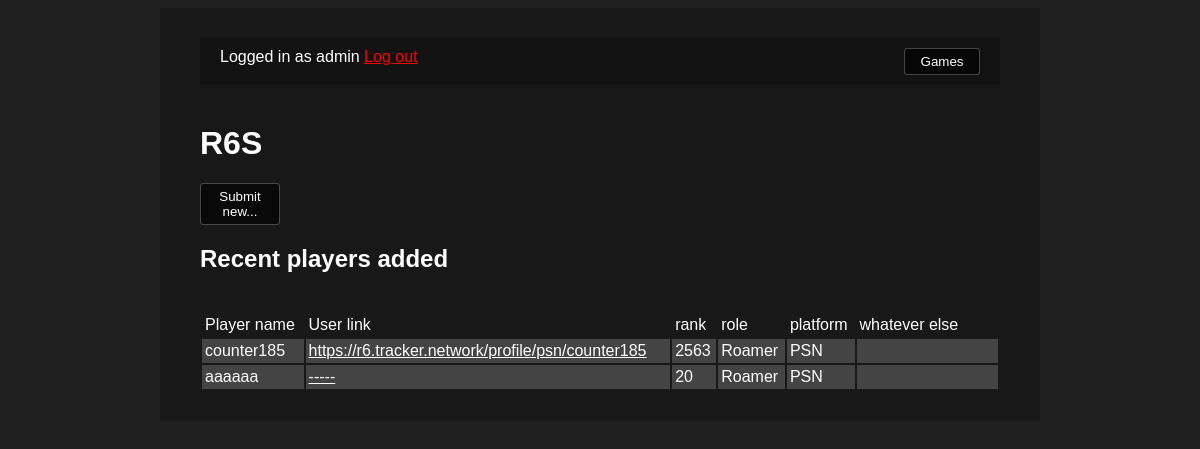
Screenshot of /game/1/ (signed in) with the database file from the repository.
### webapp_akari/models.py (models this page shows)
class UserSubmission(models.Model):
    game = models.ForeignKey(GameEntry, on_delete=models.CASCADE)
    playername = models.CharField(max_length=100)
    playerurl = models.CharField(max_length=150)
    data1 = models.IntegerField(default=0)
    data2 = models.IntegerField(default=0)
    data3 = models.IntegerField(default=0)
    data4 = models.IntegerField(default=0)
    submissiondate = models.DateTimeField(default="2000-06-06")
    def __str__(self):
        return f"[{self.submissiondate}] Game: {self.game.name}, Player name: {self.playername}, Player URL: {self.playerurl}, {self.data1}|{self.data2}|{self.data3}|{self.data4}"

### webapp_akari/views.py (the view)
# urls.py: path("game/<int:game_id>/", views.game_detail, name="game_detail"),
def game_detail(request, game_id):
    try:
        game = json.loads(GameEntry.objects.filter(id=game_id).first().dataConfigJson)
        gameUserSubmissions = UserSubmission.objects.filter(game=game_id)
        dataFields = {x:{y:game[x][y] for y in game[x]} for x in game if x.startswith("data")}
        print(dataFields)
        print(gameUserSubmissions)
        return render(request, "teamfinder/gamedetails.html", {
            "recentusers": gameUserSubmissions,
            "jsonConf": game,
            "game": {
                "name": game["name"],
                "hasUserLink": game["hasPlayerURL"],
                "nDataFields": game["nDataFields"],
                "dataFields": dataFields,
            }
        })
    except RuntimeError:
        return render(request, "teamfinder/errorpage.html", {})

### webapp_akari/template_filters.py (called while the page is built)
@register.filter
def get_item(dictionary, key):
    return dictionary.get(key)

def conv_data_enum(datastring, datafield, jsonconf):
    datastring = str(datastring)
    if 'enumFields' in jsonconf[datafield]:
        return jsonconf[datafield]['enumFields'][datastring] if datastring in jsonconf[datafield]['enumFields'] else f"--INVALID ENUM: {datastring} {len(datastring)}"
    return datastring

@register.filter
def enum_data1_string(datastring, jsonconf):
    return conv_data_enum(datastring, 'data1', jsonconf)

@register.filter
def enum_data2_string(datastring, jsonconf):
    return conv_data_enum(datastring, 'data2', jsonconf)

@register.filter
def enum_data3_string(datastring, jsonconf):
    return conv_data_enum(datastring, 'data3', jsonconf)

### webapp_akari/templates/teamfinder/gamedetails.html (shortened to what this page needs)
<!DOCTYPE html>
<html>
    <head>
        {% load static %}
        {% load template_filters %}
        <link rel="stylesheet" href="{% static 'teamfinder/style.css' %}">
    </head>
    <body>
        <div class="mainPage">
            {% include "teamfinder/panel_navbar.html" %}
            <h1>{{game.name}}</h1>
            <button class="buttonmainstyle" onclick="location.href='submit';">Submit new...</button>
            <h2>Recent players added</h2>
            <br>
            <div>
                <table class="gamestats">
                    <tr>
                        <td style="background-color: transparent;">
                            Player name
                        </td>
                        {% if game.hasUserLink %}
                        <td style="background-color: transparent;">
                            User link
                        </td>
                        {% endif %}
                        {% for x in game.dataFields %}
                        <td style="background-color: transparent;">
                            {{game.dataFields|get_item:x|get_item:'dataName'}}
                        </td>
                        {% endfor %}
                        <td style="background-color: transparent;">
                            whatever else
                        </td>
                    </tr>
                    {% for x in recentusers %}
                        <tr>
                            <td>
                                {{x.playername}}
                            </td>
                            {% if game.hasUserLink %}
                            <td>
                                <a href="{{x.playerurl}}">{{x.playerurl}}</a>
                            </td>
                            {% endif %}
                            {% if game.nDataFields >= 1 %}
                            <td>
                                {{x.data1|enum_data1_string:jsonConf}}
                            </td>
                            {% endif %}
                            {% if game.nDataFields >= 2 %}
                            <td>
                                {{x.data2|enum_data2_string:jsonConf}}
                            </td>
                            {% endif %}
                            {% if game.nDataFields >= 3 %}
                            <td>
                                {{x.data3|enum_data3_string:jsonConf}}
                            </td>
                            {% endif %}
                            <td class="playercount">
                            </td>
                        </tr>
                    {% endfor %}
                </table>
            </div>
        </div>
    </body>
</html>

### webapp_akari/templates/teamfinder/panel_navbar.html
<div class="navBar">
    {% block content %}
    {% if user.is_authenticated %}
    Logged in as {{ user.username }}
    <a href="{% url 'app_logout' %}">Log out</a>
    {% else %}
    Not logged in.
    <a href="{% url 'login' %}">Log in</a>
    {% endif %}
    {% endblock %}
    <button class="navbarbutton buttonmainstyle" onclick="location.href='/games';">Games</button>
</div>

### webapp_akari/static/teamfinder/style.css (style rules this page uses)
body { font-family: "Yu Gothic UI", sans-serif; color: #FFFFFF; background-color: #202020; }
a { color: red; }
.mainPage { margin: auto; width: max(800px, 50%); background: #00000040; padding-left: 40px; padding-right: 40px; padding-bottom: 30px; padding-top: 30px; overflow: auto; }
.navBar { padding-top: 10px; padding-left: 20px; padding-right: 20px; padding-bottom: 10px; margin-bottom: 40px; background-color: #00000040; overflow: auto; vertical-align: center; }
.buttonmainstyle { padding: 5px; background-color: #000000A0; border: 1px solid #FFFFFF40; border-radius: 3px; width: 10%; color: white; transition: 200ms; }
.navbarbutton { float:right; }
.gamestats { width: 100%; margin: auto; }
.gamestats td { padding: 3px; background-color: #ffffff30; }
.gamestats .playercount { width: 18%; }
.gamestats a { color: white; }

### rows the page displays
UserSubmission: playername "counter185", playerurl "https://r6.tracker.network/profile/psn/counter185", data1|enum_data1_string "2563", data2|enum_data2_string "Roamer", data3|enum_data3_string "PSN"
UserSubmission: playername "aaaaaa", playerurl "-----", data1|enum_data1_string "20", data2|enum_data2_string "Roamer", data3|enum_data3_string "PSN"

### other values shown
{{ user.username }} "admin"
{{ game.name }} "R6S"
{{ game.dataFields|get_item:x|get_item:'dataName' }} "rank" "role" "platform"
